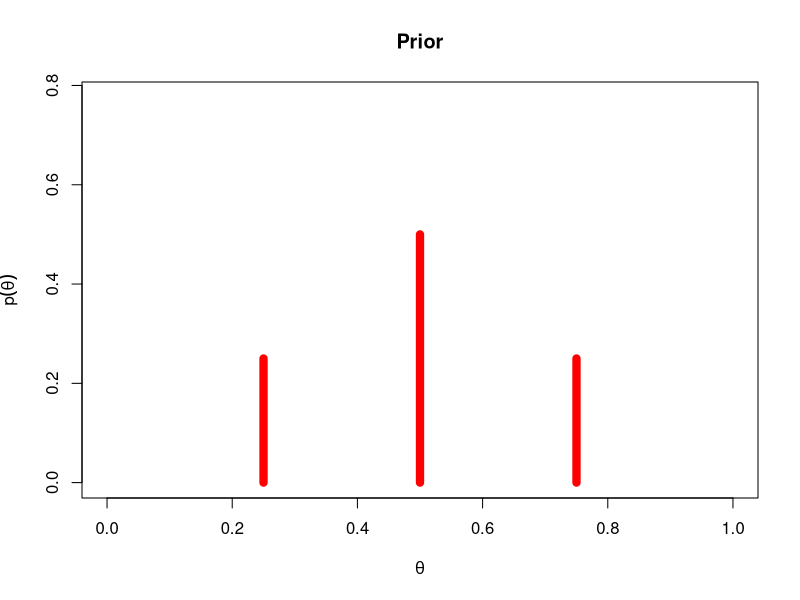
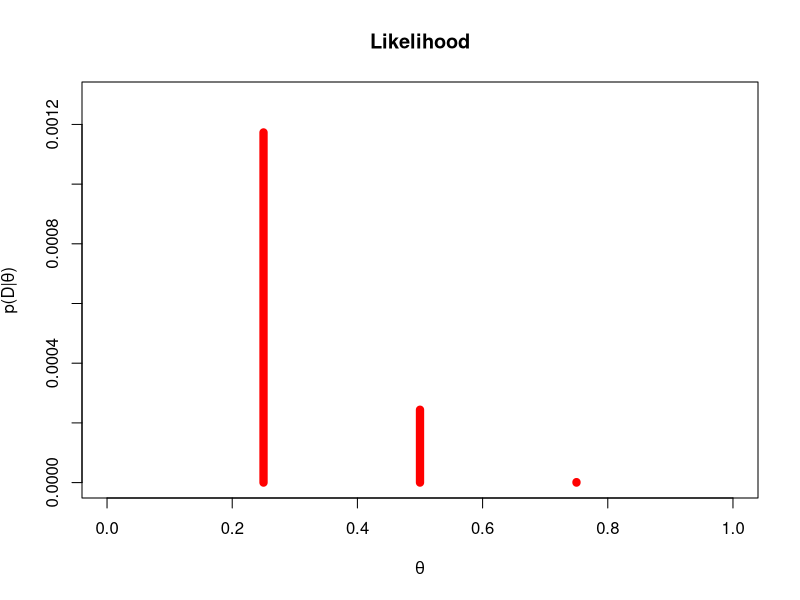
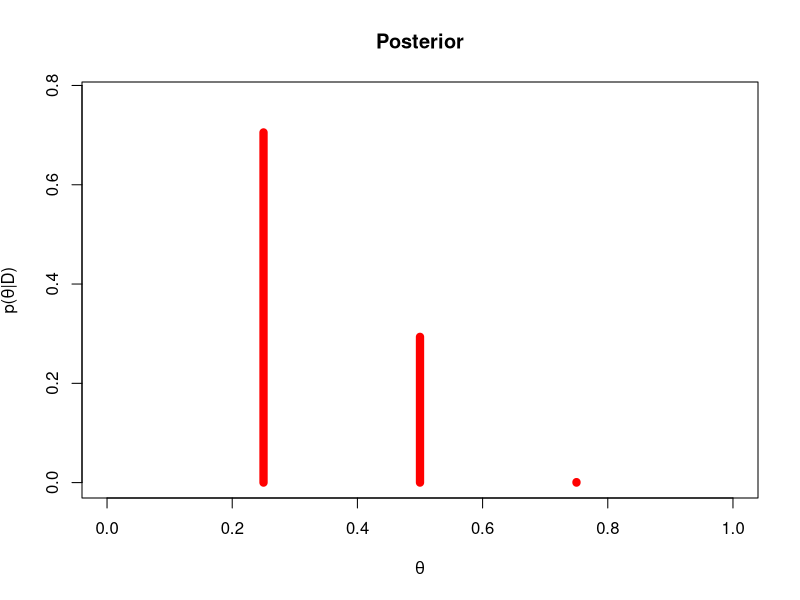

The R script that drew these images, in order:
## ---- chunk 1
options(scipen = 8)
## ---- chunk 2
(posterior4.1 <- (0.99 * 0.001) / ((0.99 * 0.001) + (0.05 * (1 - 0.001))))
## ---- chunk 3
(newposterior4.2 <- ((1 - 0.99) * posterior4.1) / (((1 - 0.99) * posterior4.1) + ((1 - 0.05) * (1 - posterior4.1))))
## ---- chunk 4
(posterior4.4 <- ((1 - 0.99) * 0.001) / (((1 - 0.99) * 0.001) + ((1 - 0.05) * (1 - 0.001))))
## ---- chunk 5
(newposterior4.4 <- ((0.99 * posterior4.4) / ((0.99 * posterior4.4) + (0.05 * (1 - posterior4.4)))))
## ---- chunk 6
(posterior4.5 <- ((166 / (166 + 703)) * 0.5) / (((166 / (166 + 703)) * 0.5) + ((199 / (199 + 2154)) * 0.5)))
## ---- chunk 7
nThetaVals = 3
# Now make the vector of theta values:
Theta = seq( from = 1/(nThetaVals+1) , to = nThetaVals/(nThetaVals+1) ,
             by = 1/(nThetaVals+1) )

# pTheta is the vector of prior probabilities on the theta values.
pTheta = pmin( Theta , 1-Theta ) # Makes a triangular belief distribution.
pTheta = pTheta / sum( pTheta )  # Makes sure that beliefs sum to 1.

# Specify the data. To produce the examples in the book, use either
# Data = c(rep(1,3),rep(0,9)) or Data = c(rep(1,1),rep(0,11)).
Data = c(rep(1,3),rep(0,9))
nHeads = sum( Data )
nTails = length( Data ) - nHeads

# Compute the likelihood of the data for each value of theta:
pDataGivenTheta = Theta^nHeads * (1-Theta)^nTails

# Compute the posterior:
pData = sum( pDataGivenTheta * pTheta )
pThetaGivenData = pDataGivenTheta * pTheta / pData   # This is Bayes' rule!
## ---- chunk 8
plot( Theta , pTheta , type="h" , lwd=8 , main="Prior" ,
      xlim=c(0,1) , xlab=bquote(theta) ,
      ylim=c(0,1.1*max(pThetaGivenData)) , ylab=bquote(p(theta)) ,
      col="red" )
## ---- chunk 9
plot( Theta , pDataGivenTheta , type="h" , lwd=8 , main="Likelihood" ,
      xlim=c(0,1) , xlab=bquote(theta) ,
      ylim=c(0,1.1*max(pDataGivenTheta)) , ylab=bquote(paste("p(D|",theta,")")),
      col="red" )
## ---- chunk 10
plot( Theta , pThetaGivenData , type="h" , lwd=8 , main="Posterior" ,
      xlim=c(0,1) , xlab=bquote(theta) ,
      ylim=c(0,1.1*max(pThetaGivenData)) , ylab=bquote(paste("p(",theta,"|D)")),
      col="red" )
## ---- chunk 11
# theta and pTheta
theta <- c(0.25, 0.5, 0.75)
pTheta <- c(0.25, 0.5, 0.25)

# coin flip sequence
flips <- c(rep(1,3),rep(0,9))
nHeads <- sum(flips)
nTails <- length(flips) - nHeads 

# data given theta (the likelihood)
pDGivenTheta <- theta^nHeads * (1-theta)^nTails

# the posterior
pData = sum( pDGivenTheta * pTheta )
(pThetaGivenData = pDGivenTheta * pTheta / pData)
